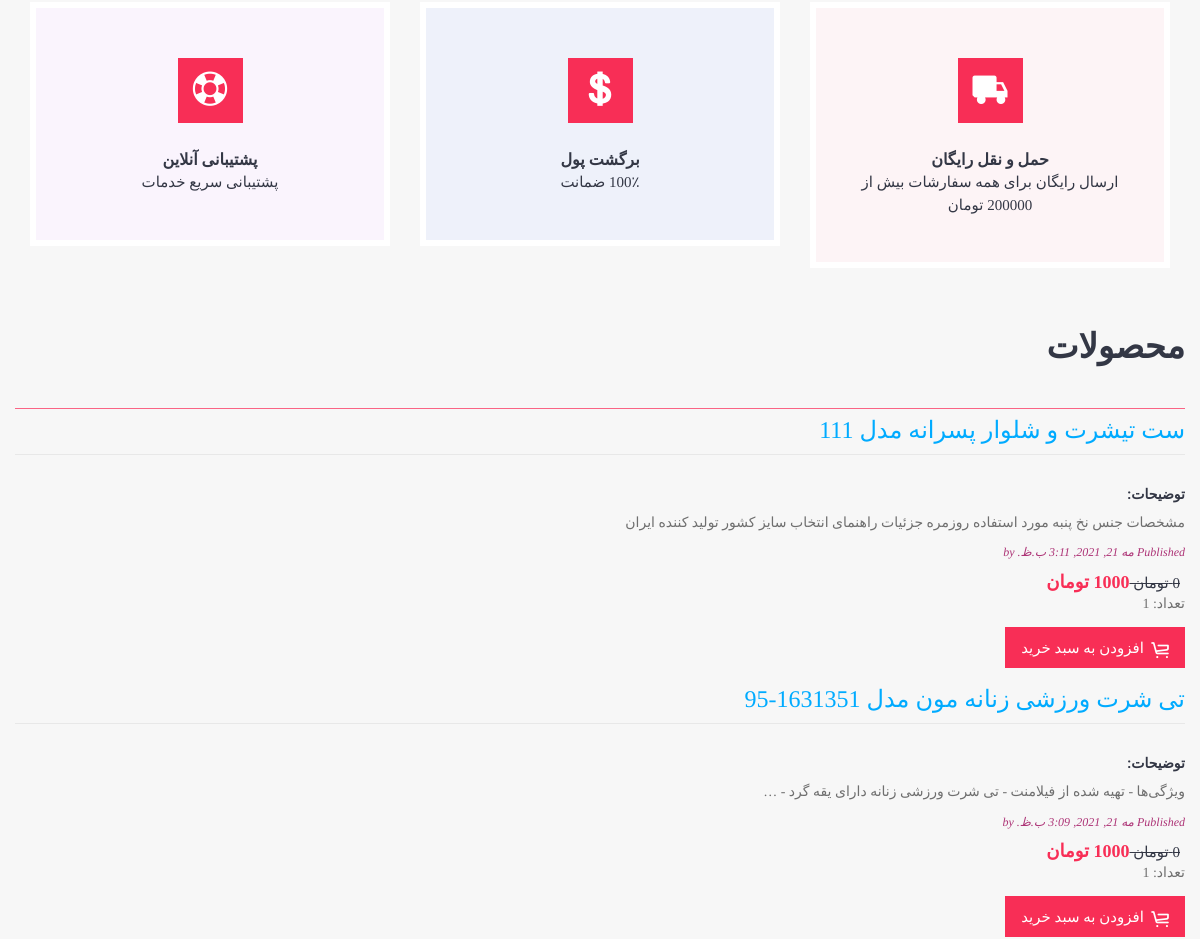
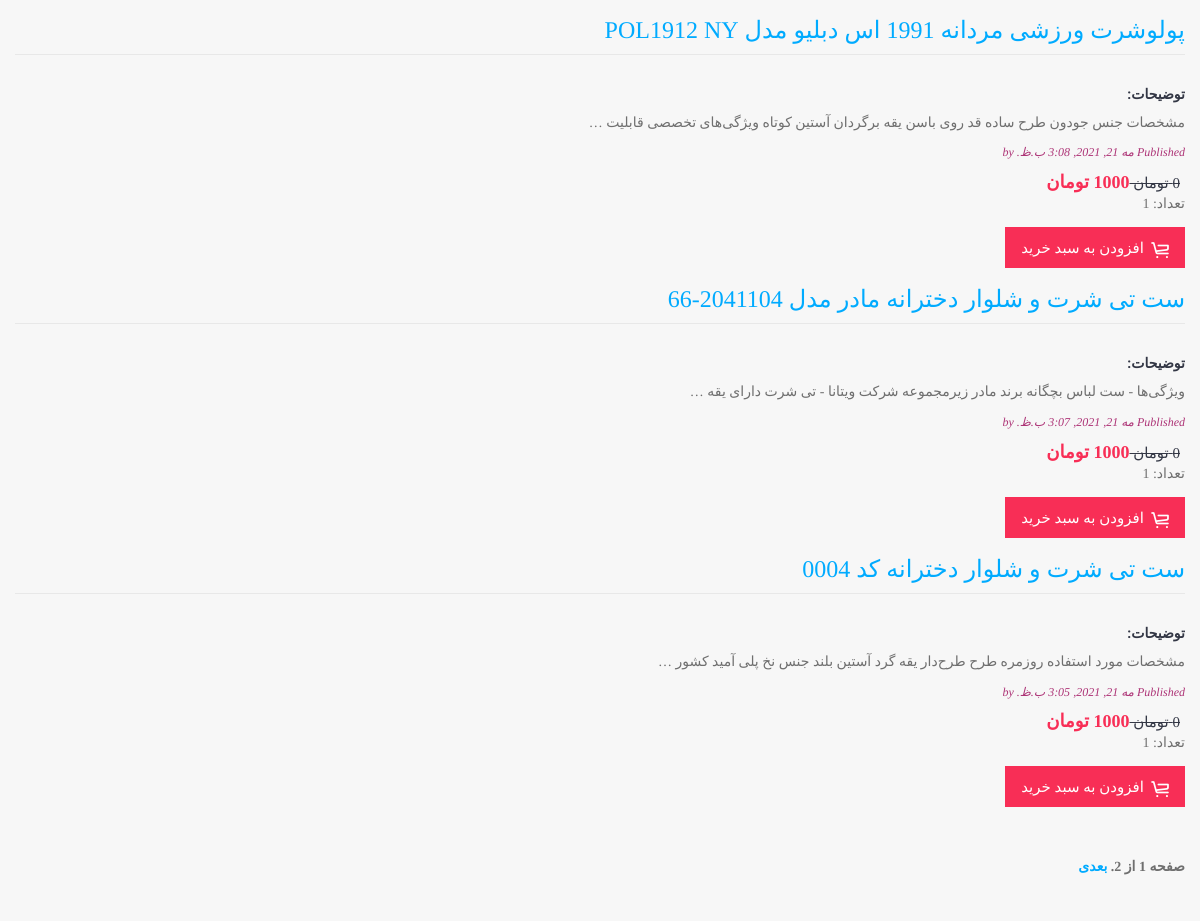
/shop/ (middle part), run on an earlier commit of the app's database (2 pictures, top to bottom).
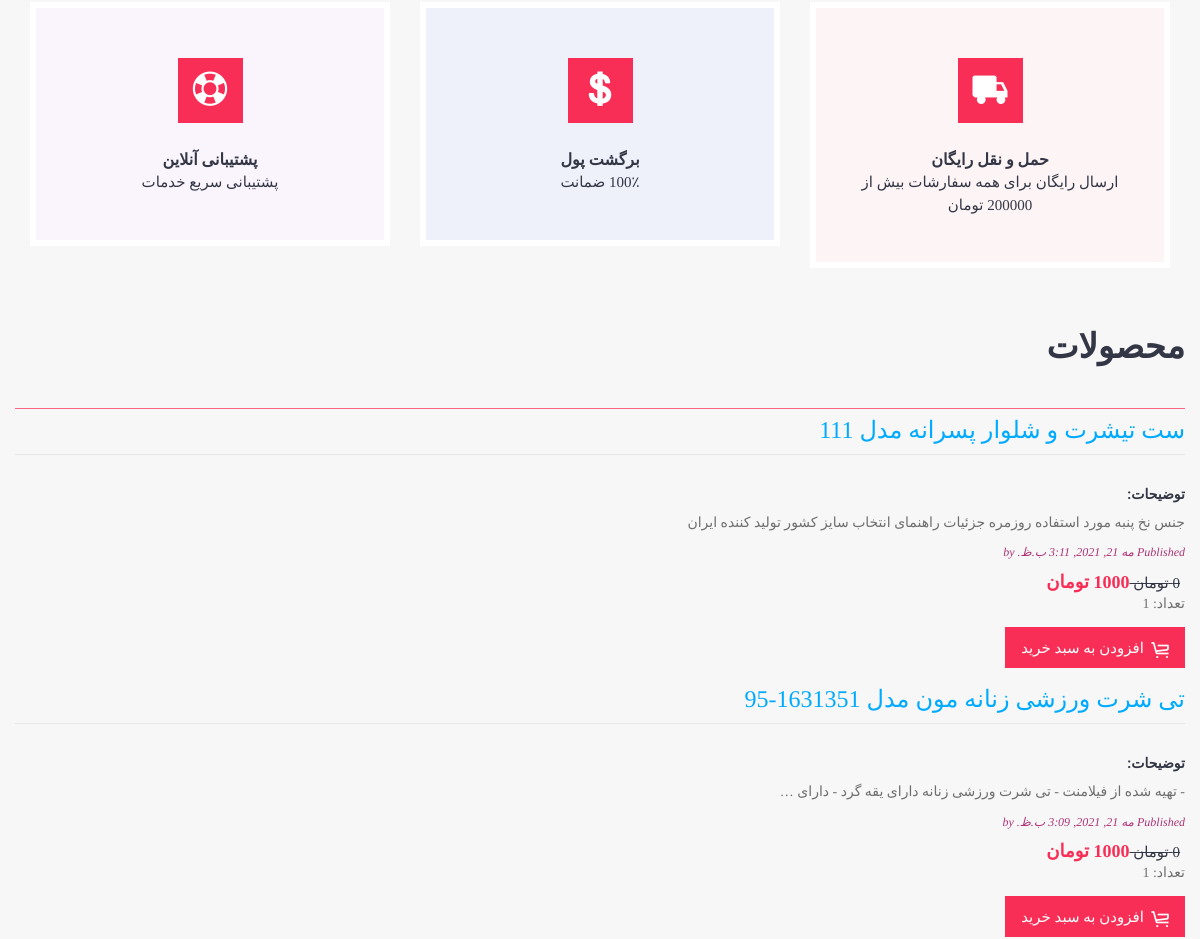
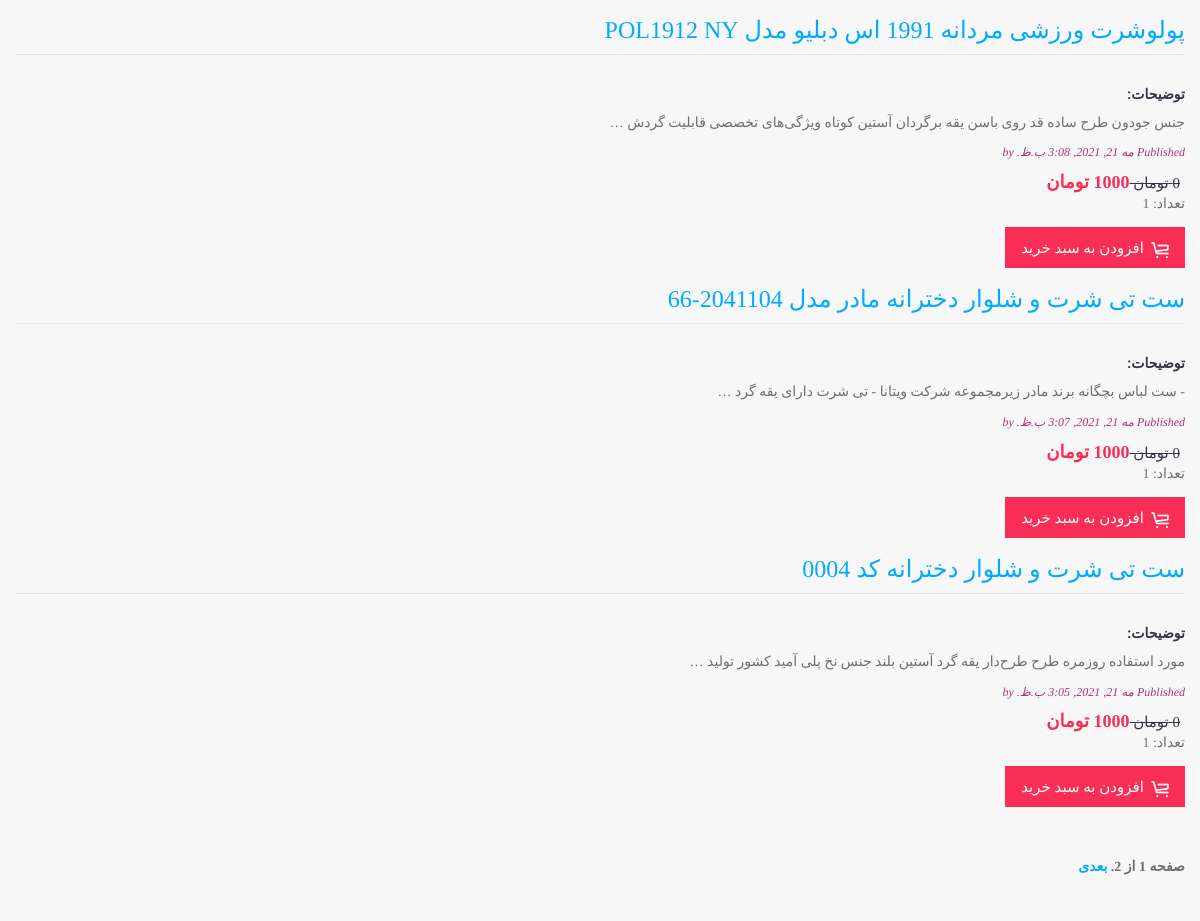
And on a later commit of the database (2 pictures, top to bottom).
### shop/models.py (models this page shows, shortened)
class shop(models.Model):
    title = models.CharField(max_length=250)
    slug = models.SlugField(max_length=250,unique_for_date='publish')
    user = models.ForeignKey(User,on_delete=models.CASCADE, related_name='Shop_posts')
    body = models.TextField()
    publish = models.DateTimeField(default=timezone.now)
    created = models.DateTimeField(auto_now_add=True)
    updated = models.DateTimeField(auto_now=True)
    price = models.IntegerField(default=1000)
    Discounted_price = models.IntegerField(default=1000)
    count = models.IntegerField(default=1)
    class Meta:
        ordering = ('-publish',)
    def get_absolute_url(self):
        return reverse('shop:post_detail',
                         args=[self.publish.year,self.publish.month,self.publish.day, self.slug])

### shop/views.py (the view)
# urls.py: path('',shop_list, name='shop_list'),
def shop_list(request):
        object_list = shop.objects.all()
        paginator = Paginator(object_list, 5) # 5 posts in each page
        try:
                page = request.GET.get('page')
        except:
                page=1
        try:
                posts = paginator.page(page)
        except PageNotAnInteger:
                posts = paginator.page(1)
        except EmptyPage:
                posts = paginator.page(paginator.num_pages)
        return render(request,
                        'shop/post/list.html',
                        {'page': page,
                        'posts': posts})

### shop/templates/shop/post/list.html (shortened to what the changed rows need)
{% load static %}
<!DOCTYPE html>
<html lang="en">
<head>
    <link href="{% static 'js/vendor/bootstrap/bootstrap.min.css' %}" rel="stylesheet">
    <link href="{% static 'js/vendor/slick/slick.css' %}" rel="stylesheet">
    <link href="{% static 'js/vendor/swiper/swiper.min.css' %}" rel="stylesheet">
    <link href="{% static 'js/vendor/magnificpopup/dist/magnific-popup.css' %}" rel="stylesheet">
    <link href="{% static 'js/vendor/nouislider/nouislider.css' %}" rel="stylesheet">
    <link href="{% static 'js/vendor/darktooltip/dist/darktooltip.css' %}" rel="stylesheet">
    <link href="{% static 'css/animate.css' %}" rel="stylesheet">
    <link href="{% static 'css/shop.css' %}" rel="stylesheet">
    <link href="{% static 'css/style.css' %}" rel="stylesheet">
    <link href="{% static 'css/megamenu.css' %}" rel="stylesheet">
    <link href="{% static 'css/style-rtl.css' %}" rel="stylesheet">
    <link href="{% static 'fonts/icomoon-reg/style.css' %}" rel="stylesheet">
</head>
<body class="boxed rtl">
<div id="wrapper">
    <div class="page-wrapper">
        <main class="page-main">
            {% block content %}
             <h1>محصولات</h1>
              {% for post in posts %}
                    <div class ="wrapper">
                        <div class="items">
                                <h2> <a href="{{ post.get_absolute_url }}">
                                    {{ post.title }}
                                </a> </h2>
                                <h4> توضیحات: </h4>
                                {{ post.body|truncatewords:15|linebreaks }}
                                    <p class="date">
                                    Published {{ post.publish }} by {{ post.author }}
                                    </p>
                                 <div class="price-box"> <span class="price-container"> <span
                                                            class="price-wrapper"> <span
                                                            class="old-price">   {{post.price}} تومان
                                                            </span> <span
                                                            class="special-price">{{post.Discounted_price}} تومان</span> </span>
															</span>
                                                            <p> تعداد: {{post.count}}   </div>
                                            <p>
                                                 <button class="btn add-to-cart" data-product="789123"><i class="icon icon-cart"></i><span>افزودن به سبد خرید</span></button>
                                             </p>
                    {% endfor %}
                    <br> <br>
                   {% include "pagination.html" with page=posts %}
                    {% endblock %}
        </main>
    </div>
</div>
</body>
</html>

What changed in the data, as far as the page shows it:
changed shop "ست تیشرت و شلوار پسرانه مدل 111": body "مشخصات جنس نخ پنبه مورد استفاده روزمره جزئیات راهنمای انتخاب سایز کشور تولید کننده ایران" → "جنس نخ پنبه مورد استفاده روزمره جزئیات راهنمای انتخاب سایز کشور تولید کننده ایران"
changed shop "تی شرت ورزشی زنانه مون مدل 1631351-95": body "ویژگی‌ها - تهیه شده از فیلامنت - تی شرت ورزشی زنانه دارای یقه گرد - …" → "- تهیه شده از فیلامنت - تی شرت ورزشی زنانه دارای یقه گرد - دارای …"
changed shop: body "مشخصات جنس جودون طرح ساده قد روی باسن یقه برگردان آستین کوتاه ویژگی‌های تخصصی قابلیت …" → "جنس جودون طرح ساده قد روی باسن یقه برگردان آستین کوتاه ویژگی‌های تخصصی قابلیت گردش …"
changed shop "ست تی شرت و شلوار دخترانه مادر مدل 2041104-66": body "ویژگی‌ها - ست لباس بچگانه برند مادر زیرمجموعه شرکت ویتانا - تی شرت دارای یقه …" → "- ست لباس بچگانه برند مادر زیرمجموعه شرکت ویتانا - تی شرت دارای یقه گرد …"
changed shop "ست تی شرت و شلوار دخترانه کد 0004": body "مشخصات مورد استفاده روزمره طرح طرح‌دار یقه گرد آستین بلند جنس نخ پلی آمید کشور …" → "مورد استفاده روزمره طرح طرح‌دار یقه گرد آستین بلند جنس نخ پلی آمید کشور تولید …"
